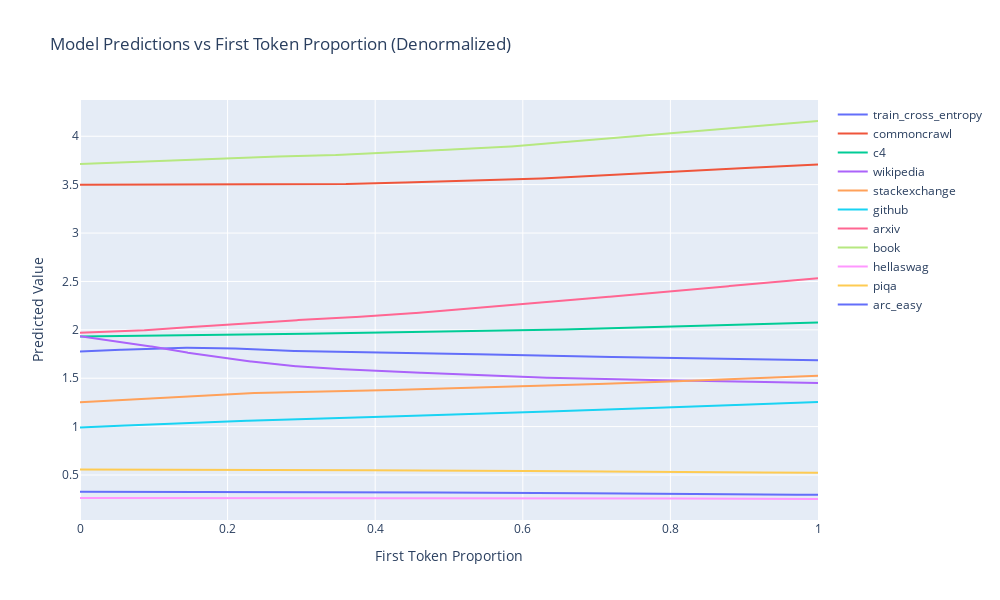

Source (notebook cell):
### Code cell
def analyze_token_proportion_smoothness(split_type, num_points=1000):
    """
    Analyzes how smoothly the model responds to changes in token proportions
    by sweeping across one proportion while maintaining sum = 1
    """
    if split_type not in splits_dict:
        raise ValueError(f"Invalid split type. Must be one of: {list(splits_dict.keys())}")
        
    model_path = splits_dict[split_type][0]  # Use first model from the split type
    # checkpoint_path = Path(model_path) / "checkpoints" / "checkpoint_latest.pt"
    
    # Load model and normalization stats using the modular function
    model, norm_stats = load_model_for_prediction(model_path)
    model.eval()
    
    # Create sweep values for first proportion (0 to 1)
    sweep_values = np.linspace(0, 1, num_points)
    
    # Initialize results dictionary
    results = {
        'sweep_values': sweep_values,
        'predictions': []
    }
    
    # For each sweep value, distribute remaining probability equally
    for p1 in sweep_values:
        # Remaining probability to distribute among other 4 proportions
        remaining = 1 - p1
        if remaining < 0:
            continue
            
        # Distribute remaining equally among other proportions
        other_props = remaining / 4
        
        # Create input array [p1, p2, p3, p4, p5, *other_features]
        x = np.zeros(9)  # Assuming 9 total features
        x[0] = p1
        x[1:5] = other_props  # Equal distribution for other proportions
        
        # Set other features to some reasonable default
        x[5] = 20  # Model size in millions
        x[6] = 256  # d_model dimension
        x[7] = 8  # Number of attention heads
        x[8] = 15000  # Training steps
        
        # Get prediction using the modular predict function
        pred = predict(model, x.reshape(1, -1), norm_stats)
        results['predictions'].append(pred.squeeze())
    
    # Convert predictions to numpy array
    results['predictions'] = np.array(results['predictions'])
    
    # Create visualization
    fig = go.Figure()
    
    # Plot prediction for each output dimension
    datasets = {
        'train_cross_entropy': 0,
        'commoncrawl': 1,
        'c4': 2,
        'wikipedia': 3,
        'stackexchange': 4,
        'github': 5,
        'arxiv': 6,
        'book': 7,
        'hellaswag': 8,
        'piqa': 9,
        'arc_easy': 10
    }
    
    for dataset, idx in datasets.items():
        fig.add_trace(go.Scatter(
            x=sweep_values,
            y=results['predictions'][:, idx],
            name=dataset,
            mode='lines'
        ))
    
    fig.update_layout(
        title='Model Predictions vs First Token Proportion (Denormalized)',
        xaxis_title='First Token Proportion',
        yaxis_title='Predicted Value',
        height=600,
        width=1000
    )
    
    return fig, results

split_type = "single_step_15000_split"
fig, results = analyze_token_proportion_smoothness(split_type)
fig.show()

### Figure 1 — Plotly figure (JSON) as saved in the notebook; plotly's stock layout.template omitted (floating-point values rounded to 4 significant figures; data arrays with more than 128 entries replaced by an {"elided": "..."} marker saying what was removed)
{"data": [{"mode": "lines", "name": "train_cross_entropy", "type": "scatter", "x": {"elided": "1000 float values"}, "y": {"elided": "1000 float values"}}, {"mode": "lines", "name": "commoncrawl", "type": "scatter", "x": {"elided": "1000 float values"}, "y": {"elided": "1000 float values"}}, {"mode": "lines", "name": "c4", "type": "scatter", "x": {"elided": "1000 float values"}, "y": {"elided": "1000 float values"}}, {"mode": "lines", "name": "wikipedia", "type": "scatter", "x": {"elided": "1000 float values"}, "y": {"elided": "1000 float values"}}, {"mode": "lines", "name": "stackexchange", "type": "scatter", "x": {"elided": "1000 float values"}, "y": {"elided": "1000 float values"}}, {"mode": "lines", "name": "github", "type": "scatter", "x": {"elided": "1000 float values"}, "y": {"elided": "1000 float values"}}, {"mode": "lines", "name": "arxiv", "type": "scatter", "x": {"elided": "1000 float values"}, "y": {"elided": "1000 float values"}}, {"mode": "lines", "name": "book", "type": "scatter", "x": {"elided": "1000 float values"}, "y": {"elided": "1000 float values"}}, {"mode": "lines", "name": "hellaswag", "type": "scatter", "x": {"elided": "1000 float values"}, "y": {"elided": "1000 float values"}}, {"mode": "lines", "name": "piqa", "type": "scatter", "x": {"elided": "1000 float values"}, "y": {"elided": "1000 float values"}}, {"mode": "lines", "name": "arc_easy", "type": "scatter", "x": {"elided": "1000 float values"}, "y": {"elided": "1000 float values"}}], "layout": {"height": 600, "title": {"text": "Model Predictions vs First Token Proportion (Denormalized)"}, "width": 1000, "xaxis": {"title": {"text": "First Token Proportion"}}, "yaxis": {"title": {"text": "Predicted Value"}}}}
